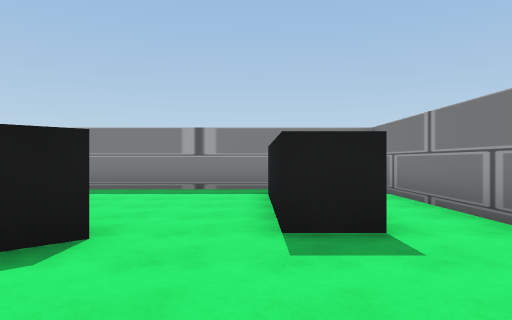
View 1 (above)

16 first-person views from a walk through a Unity game level. The camera is 1.4 m above the floor, looks level and sees 70° across. The floor is counted in squares, 2 m on a side. Each view is taken from the middle of a square. On the plan, view 1 faces up. The plan holds only what a view shows up to about 11 squares ahead; the rest is blank. The place goes on beyond the plan. The player is left out.

View 2
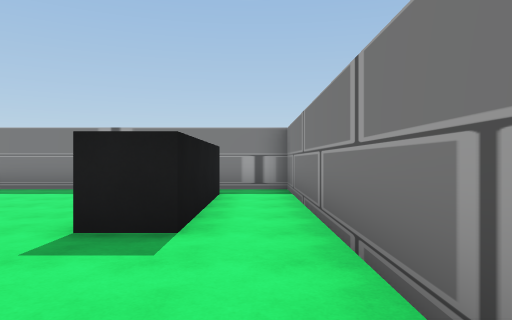

View 3
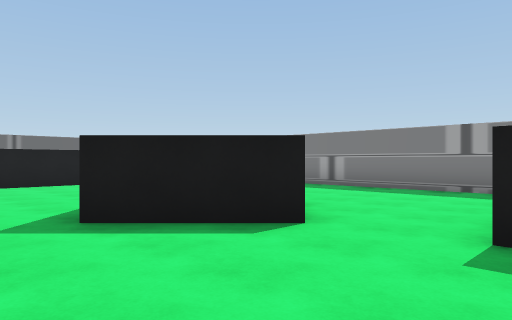

View 4
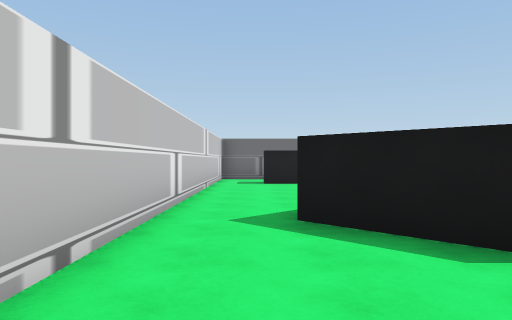

View 5
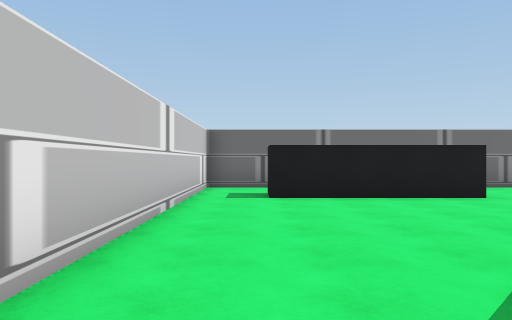

View 6
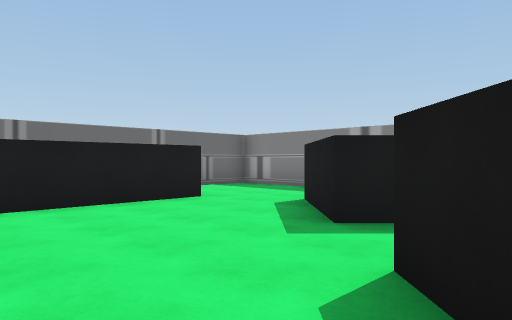

View 7
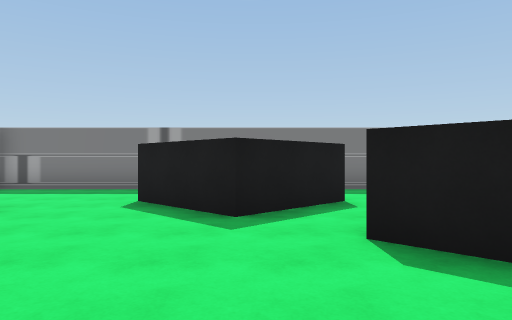

View 8
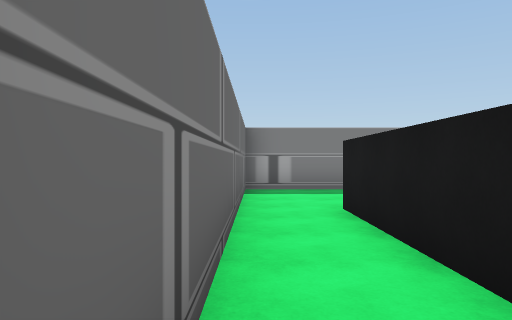

View 9
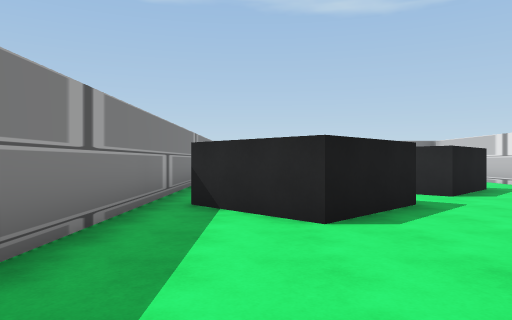

View 10
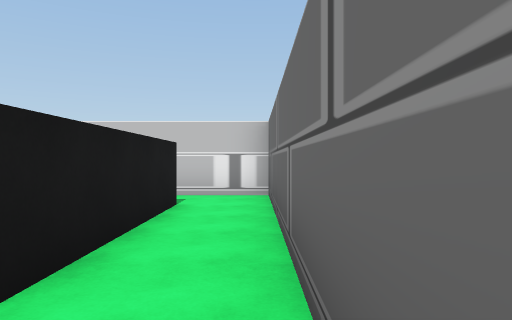

View 11
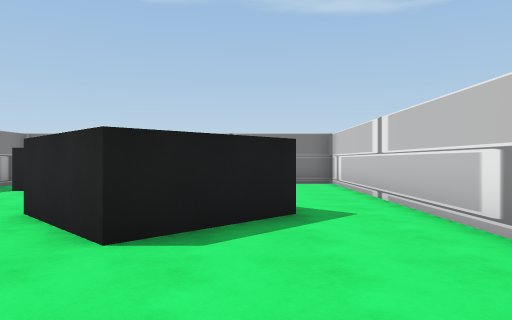

View 12
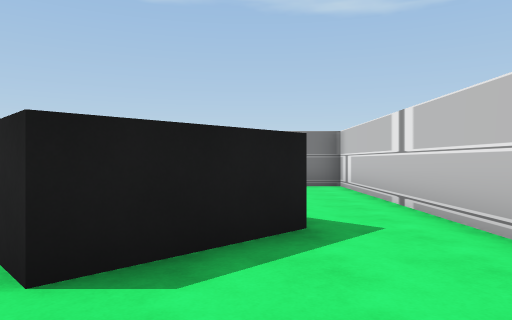

View 13
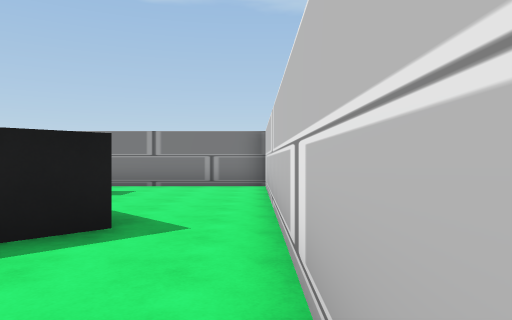

View 14
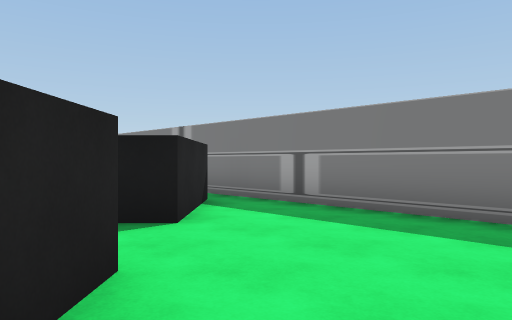

View 15
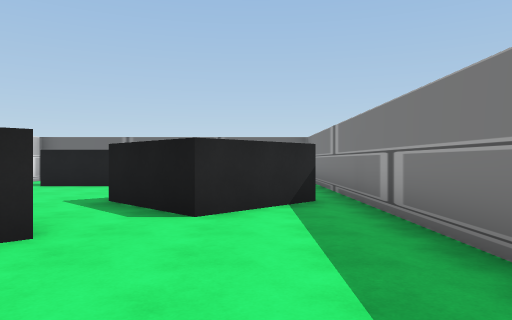

View 16
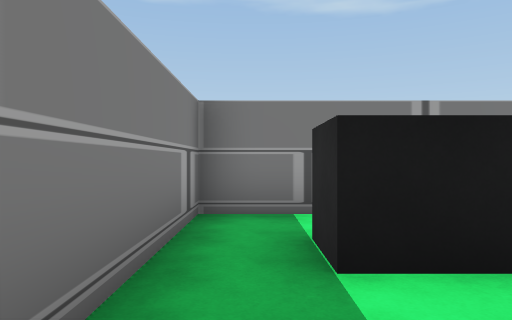

### Floor plan
Points are (right, up) in squares from view 1. A wall is a line through its corners. A room is listed if a view was taken in it or the views show most of it. See-through windows are left out.
Room 1 (views 1, 2, 3, 4, 5)
walls: (-1.5, 3.3) (-3.3, 1.5); (-4.5, -0.3) (2.8, -0.3) (2.8, 8.8) (0.5, 8.8); (0.3, 7.5) (1.3, 7.5) (1.3, 3.5) (0.3, 3.5) (0.3, 4.5)
ways out: opening at (-3.5, 0.5) to room 2; opening at (-0.5, 3.5) to room 4; opening at (1, 8) to room 4
Room 2 (views 6, 7, 11, 12, 13)
walls: (-3.3, 1.5) (-5, 3.2) (-3.2, 5); (-10.4, -0.3) (-4.5, -0.3); (-9.7, 5.4) (-9.7, 1.3) (-10.8, 1.3); (-4.5, 6.3) (-6.3, 4.5) (-8, 6.2)
ways out: opening at (-3.5, 0.5) to room 1; opening at (-10, 0.5) to room 3; opening at (-9, 6) to room 3; opening at (-4, 5) to room 4
Room 3 (views 8, 9, 10)
walls: (-8, 6.2) (-6.2, 8); (-12.2, 8.5) (-12.2, -0.3) (-10.4, -0.3); (-10.8, 1.3) (-10.8, 5.2); (-5.9, 8.8) (-12.2, 8.8)
ways out: opening at (-10, 0.5) to room 2; opening at (-9, 6) to room 2
Room 4 (views 14, 15, 16)
walls: (-3.2, 5) (-2.4, 4.2); (0.5, 8.8) (-5.9, 8.8); (0.3, 4.5) (0.3, 7.5); (-6.2, 8) (-4.5, 6.3)
ways out: opening at (-0.5, 3.5) to room 1; opening at (1, 8) to room 1; opening at (-4, 5) to room 2

Positions as (right, up) in squares from view 1, and headings:
1: (0, 0), facing up
2: (2, 0), facing up
3: (1, 0), facing up-left
4: (1, 1), facing left
5: (-3, 1), facing left
6: (-4, 1), facing up-left
7: (-6, 0), facing up
8: (-12, 0), facing up
9: (-12, 7), facing right
10: (-12, 7), facing down
11: (-8, 2), facing right
12: (-7, 2), facing right
13: (-7, 0), facing right
14: (-1, 4), facing up-left
15: (0, 7), facing left
16: (-2, 8), facing right
